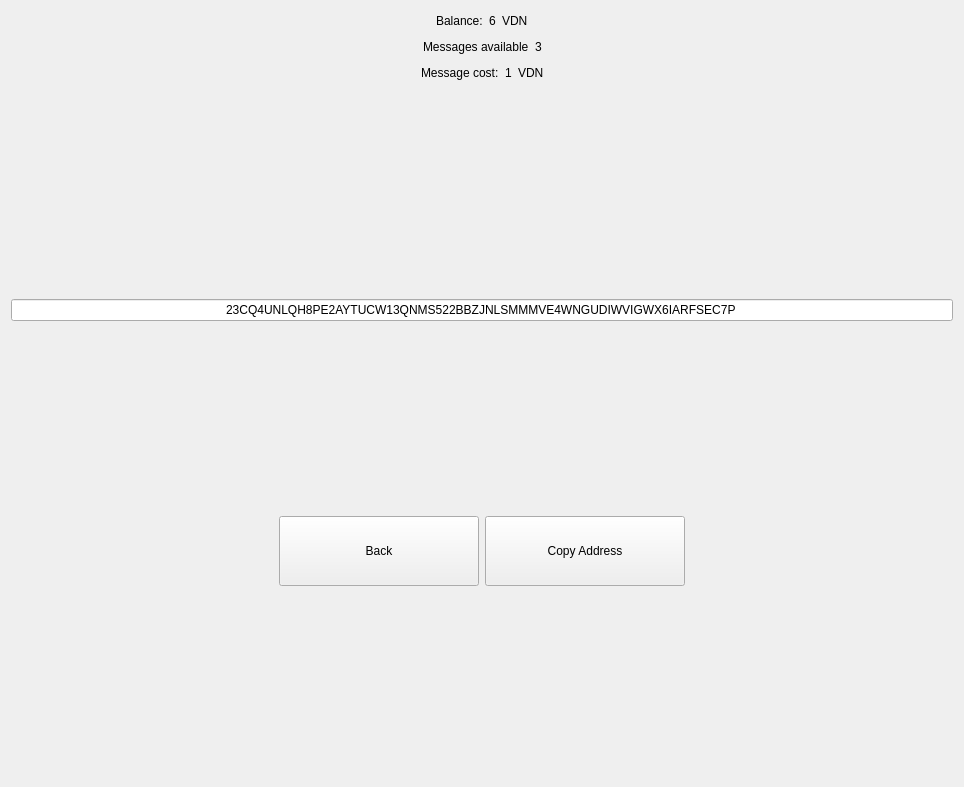
<?xml version="1.0" encoding="UTF-8"?>
<ui version="4.0">
 <class>balance_f</class>
 <widget class="QWidget" name="balance_f">
  <property name="geometry">
   <rect>
    <x>0</x>
    <y>0</y>
    <width>964</width>
    <height>787</height>
   </rect>
  </property>
  <property name="sizePolicy">
   <sizepolicy hsizetype="Preferred" vsizetype="Preferred">
    <horstretch>0</horstretch>
    <verstretch>0</verstretch>
   </sizepolicy>
  </property>
  <property name="minimumSize">
   <size>
    <width>800</width>
    <height>600</height>
   </size>
  </property>
  <property name="windowTitle">
   <string>Form</string>
  </property>
  <layout class="QGridLayout" name="gridLayout">
   <item row="0" column="0">
    <layout class="QVBoxLayout" name="verticalLayout_2">
     <item>
      <layout class="QVBoxLayout" name="verticalLayout">
       <item>
        <layout class="QHBoxLayout" name="horizontalLayout_2">
         <item>
          <spacer name="horizontalSpacer_3">
           <property name="orientation">
            <enum>Qt::Horizontal</enum>
           </property>
           <property name="sizeHint" stdset="0">
            <size>
             <width>40</width>
             <height>20</height>
            </size>
           </property>
          </spacer>
         </item>
         <item>
          <widget class="QLabel" name="label_8">
           <property name="text">
            <string>Balance:</string>
           </property>
          </widget>
         </item>
         <item>
          <widget class="QLabel" name="label">
           <property name="text">
            <string>6</string>
           </property>
          </widget>
         </item>
         <item>
          <widget class="QLabel" name="label_2">
           <property name="text">
            <string>VDN</string>
           </property>
          </widget>
         </item>
         <item>
          <spacer name="horizontalSpacer_4">
           <property name="orientation">
            <enum>Qt::Horizontal</enum>
           </property>
           <property name="sizeHint" stdset="0">
            <size>
             <width>40</width>
             <height>20</height>
            </size>
           </property>
          </spacer>
         </item>
        </layout>
       </item>
       <item>
        <layout class="QHBoxLayout" name="horizontalLayout">
         <item>
          <spacer name="horizontalSpacer_5">
           <property name="orientation">
            <enum>Qt::Horizontal</enum>
           </property>
           <property name="sizeHint" stdset="0">
            <size>
             <width>40</width>
             <height>20</height>
            </size>
           </property>
          </spacer>
         </item>
         <item>
          <widget class="QLabel" name="label_4">
           <property name="text">
            <string>Messages available</string>
           </property>
          </widget>
         </item>
         <item>
          <widget class="QLabel" name="label_3">
           <property name="text">
            <string>3</string>
           </property>
          </widget>
         </item>
         <item>
          <spacer name="horizontalSpacer_6">
           <property name="orientation">
            <enum>Qt::Horizontal</enum>
           </property>
           <property name="sizeHint" stdset="0">
            <size>
             <width>40</width>
             <height>20</height>
            </size>
           </property>
          </spacer>
         </item>
        </layout>
       </item>
       <item>
        <layout class="QHBoxLayout" name="horizontalLayout_3">
         <item>
          <spacer name="horizontalSpacer_7">
           <property name="orientation">
            <enum>Qt::Horizontal</enum>
           </property>
           <property name="sizeHint" stdset="0">
            <size>
             <width>40</width>
             <height>20</height>
            </size>
           </property>
          </spacer>
         </item>
         <item>
          <widget class="QLabel" name="label_5">
           <property name="text">
            <string>Message cost:</string>
           </property>
          </widget>
         </item>
         <item>
          <widget class="QLabel" name="label_6">
           <property name="text">
            <string>1</string>
           </property>
          </widget>
         </item>
         <item>
          <widget class="QLabel" name="label_7">
           <property name="text">
            <string>VDN</string>
           </property>
          </widget>
         </item>
         <item>
          <spacer name="horizontalSpacer_8">
           <property name="orientation">
            <enum>Qt::Horizontal</enum>
           </property>
           <property name="sizeHint" stdset="0">
            <size>
             <width>40</width>
             <height>20</height>
            </size>
           </property>
          </spacer>
         </item>
        </layout>
       </item>
      </layout>
     </item>
     <item>
      <spacer name="verticalSpacer_5">
       <property name="orientation">
        <enum>Qt::Vertical</enum>
       </property>
       <property name="sizeHint" stdset="0">
        <size>
         <width>20</width>
         <height>40</height>
        </size>
       </property>
      </spacer>
     </item>
     <item>
      <layout class="QHBoxLayout" name="QRhorizontalLayout">
       <item>
        <spacer name="horizontalSpacer_9">
         <property name="orientation">
          <enum>Qt::Horizontal</enum>
         </property>
         <property name="sizeHint" stdset="0">
          <size>
           <width>40</width>
           <height>20</height>
          </size>
         </property>
        </spacer>
       </item>
       <item>
        <spacer name="horizontalSpacer_10">
         <property name="orientation">
          <enum>Qt::Horizontal</enum>
         </property>
         <property name="sizeHint" stdset="0">
          <size>
           <width>40</width>
           <height>20</height>
          </size>
         </property>
        </spacer>
       </item>
      </layout>
     </item>
     <item>
      <widget class="QLineEdit" name="lineEdit">
       <property name="text">
        <string>23CQ4UNLQH8PE2AYTUCW13QNMS522BBZJNLSMMMVE4WNGUDIWVIGWX6IARFSEC7P</string>
       </property>
       <property name="alignment">
        <set>Qt::AlignCenter</set>
       </property>
       <property name="readOnly">
        <bool>true</bool>
       </property>
      </widget>
     </item>
     <item>
      <spacer name="verticalSpacer">
       <property name="orientation">
        <enum>Qt::Vertical</enum>
       </property>
       <property name="sizeHint" stdset="0">
        <size>
         <width>20</width>
         <height>40</height>
        </size>
       </property>
      </spacer>
     </item>
     <item>
      <layout class="QHBoxLayout" name="horizontalLayout_4">
       <item>
        <spacer name="horizontalSpacer">
         <property name="orientation">
          <enum>Qt::Horizontal</enum>
         </property>
         <property name="sizeHint" stdset="0">
          <size>
           <width>40</width>
           <height>20</height>
          </size>
         </property>
        </spacer>
       </item>
       <item>
        <widget class="QPushButton" name="back_Button">
         <property name="minimumSize">
          <size>
           <width>200</width>
           <height>70</height>
          </size>
         </property>
         <property name="text">
          <string>Back</string>
         </property>
        </widget>
       </item>
       <item>
        <widget class="QPushButton" name="pushButton_2">
         <property name="minimumSize">
          <size>
           <width>200</width>
           <height>70</height>
          </size>
         </property>
         <property name="text">
          <string>Copy Address</string>
         </property>
        </widget>
       </item>
       <item>
        <spacer name="horizontalSpacer_2">
         <property name="orientation">
          <enum>Qt::Horizontal</enum>
         </property>
         <property name="sizeHint" stdset="0">
          <size>
           <width>40</width>
           <height>20</height>
          </size>
         </property>
        </spacer>
       </item>
      </layout>
     </item>
     <item>
      <spacer name="verticalSpacer_3">
       <property name="orientation">
        <enum>Qt::Vertical</enum>
       </property>
       <property name="sizeHint" stdset="0">
        <size>
         <width>20</width>
         <height>40</height>
        </size>
       </property>
      </spacer>
     </item>
    </layout>
   </item>
  </layout>
 </widget>
 <resources/>
 <connections/>
</ui>
